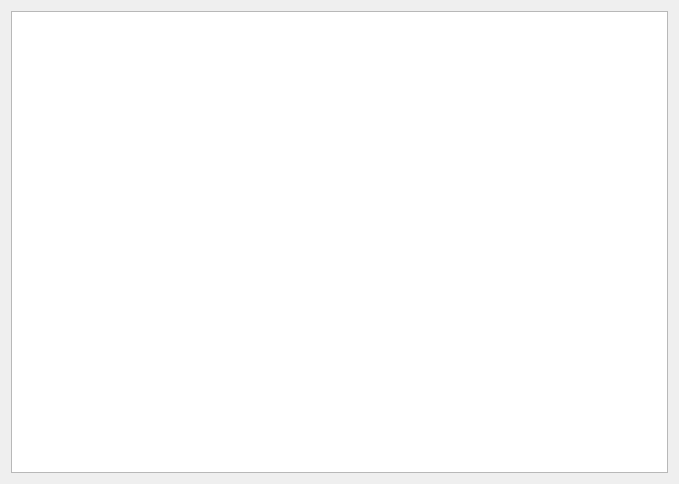
<?xml version="1.0" encoding="UTF-8"?>
<ui version="4.0">
 <class>SequenceDialog</class>
 <widget class="QDialog" name="SequenceDialog">
  <property name="geometry">
   <rect>
    <x>0</x>
    <y>0</y>
    <width>679</width>
    <height>484</height>
   </rect>
  </property>
  <property name="windowTitle">
   <string>Данные о гомологах последовательности</string>
  </property>
  <layout class="QHBoxLayout" name="horizontalLayout">
   <item>
    <widget class="QListWidget" name="listWidget"/>
   </item>
  </layout>
 </widget>
 <resources/>
 <connections/>
</ui>
